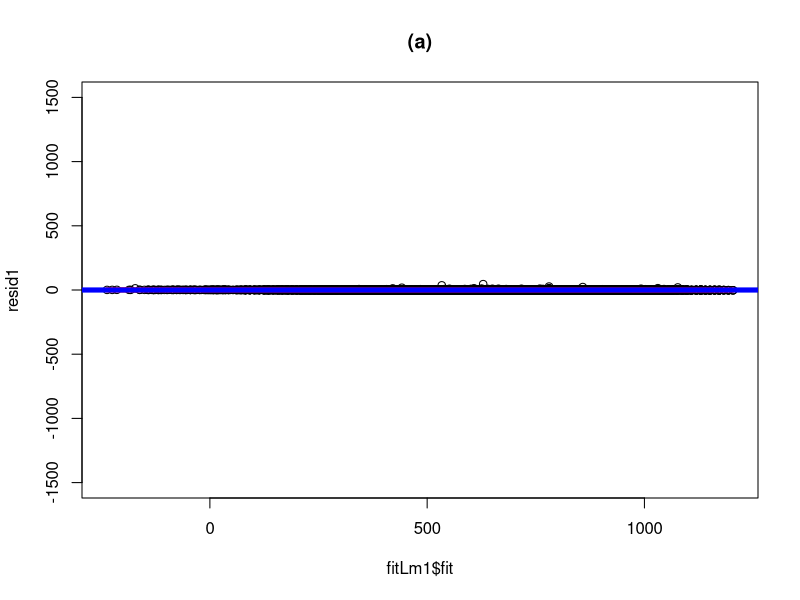
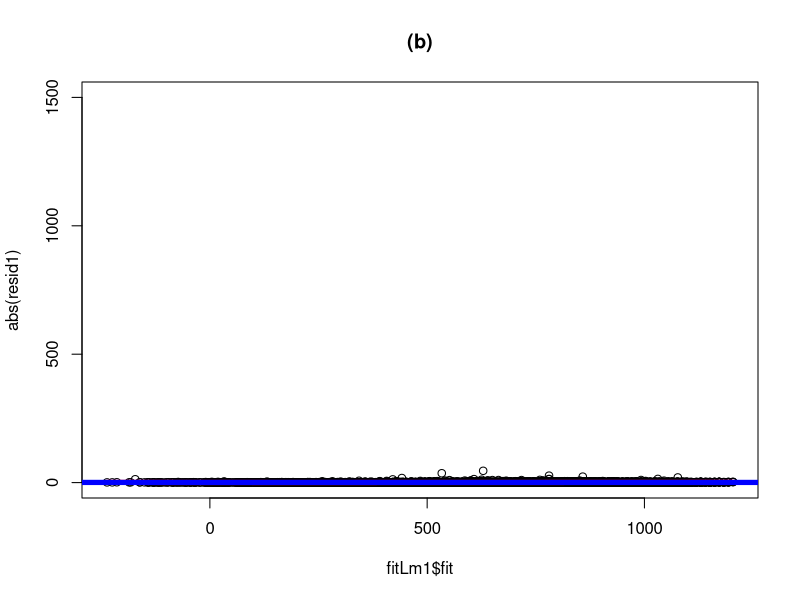
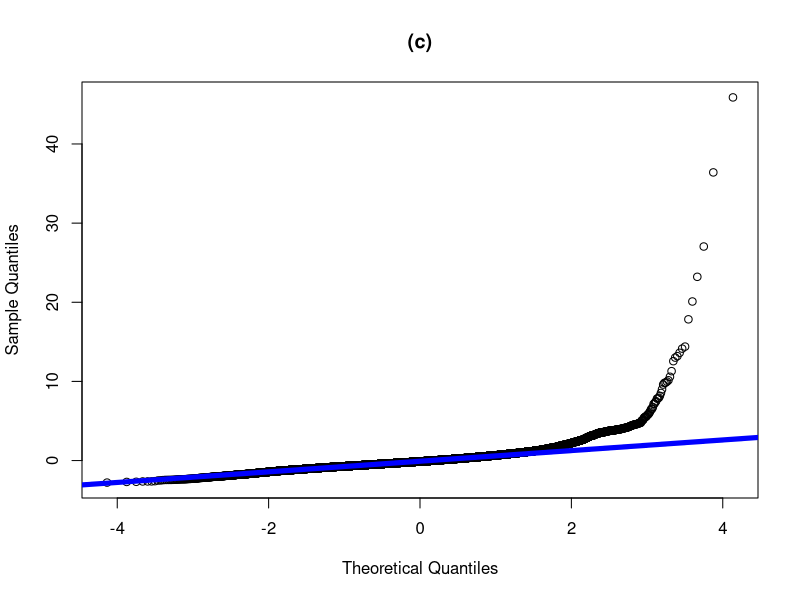
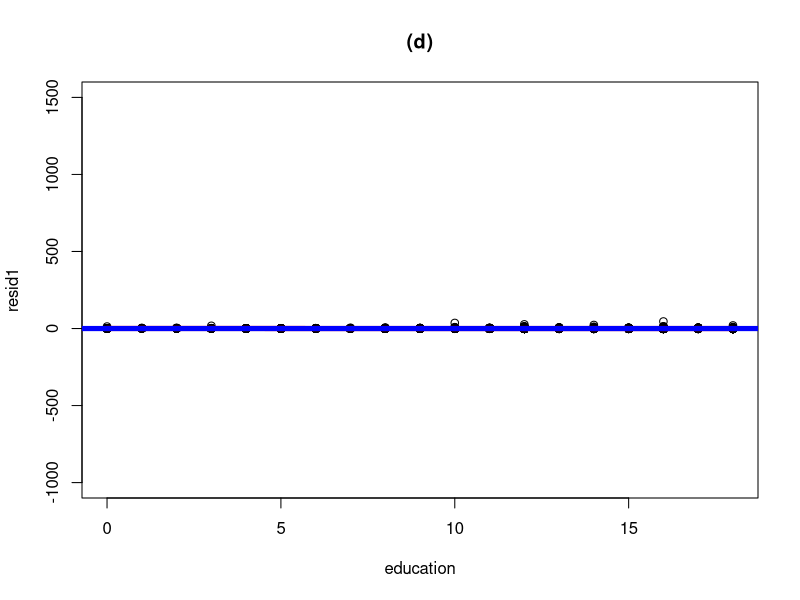
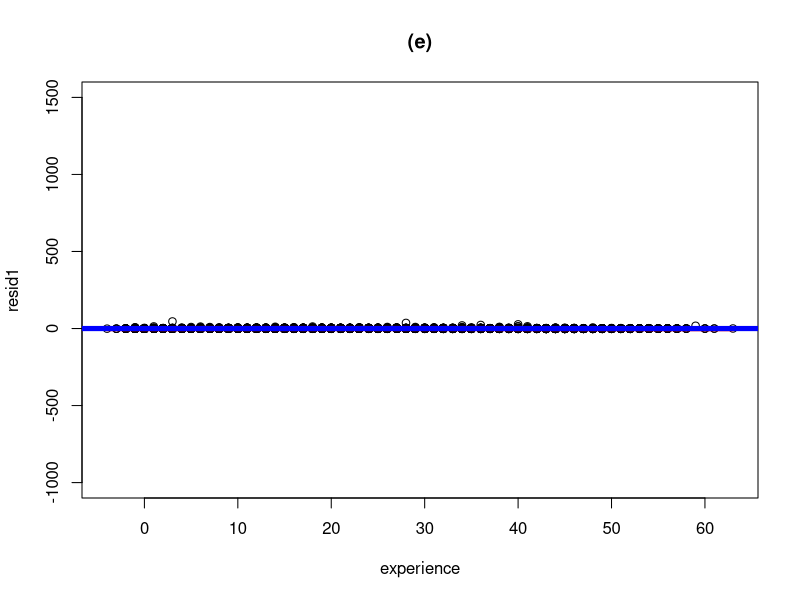
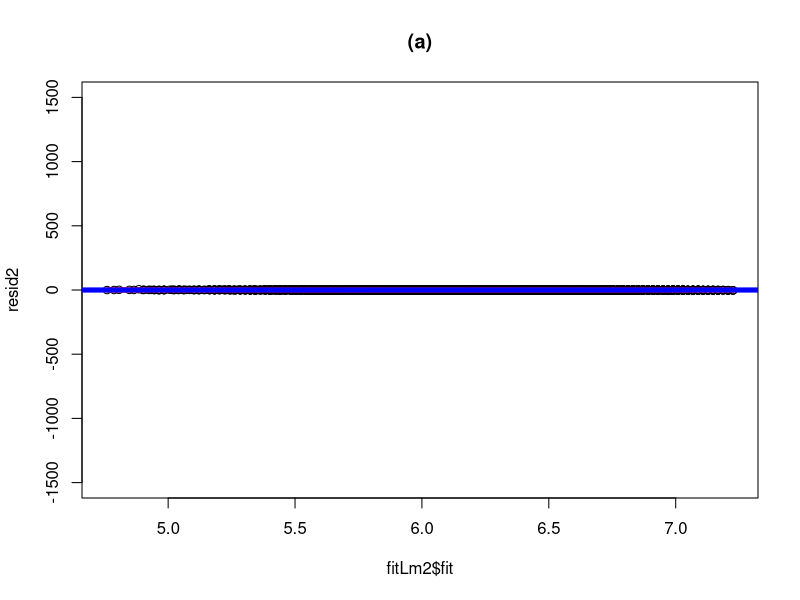
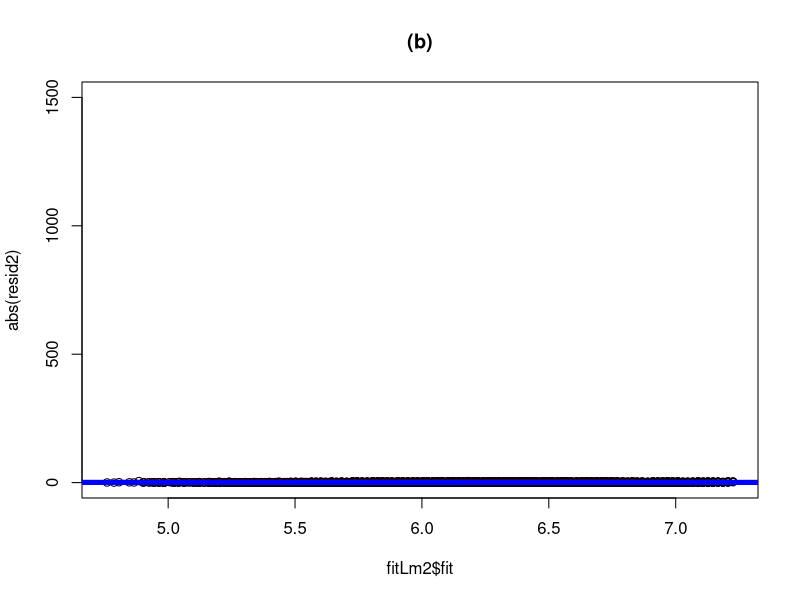
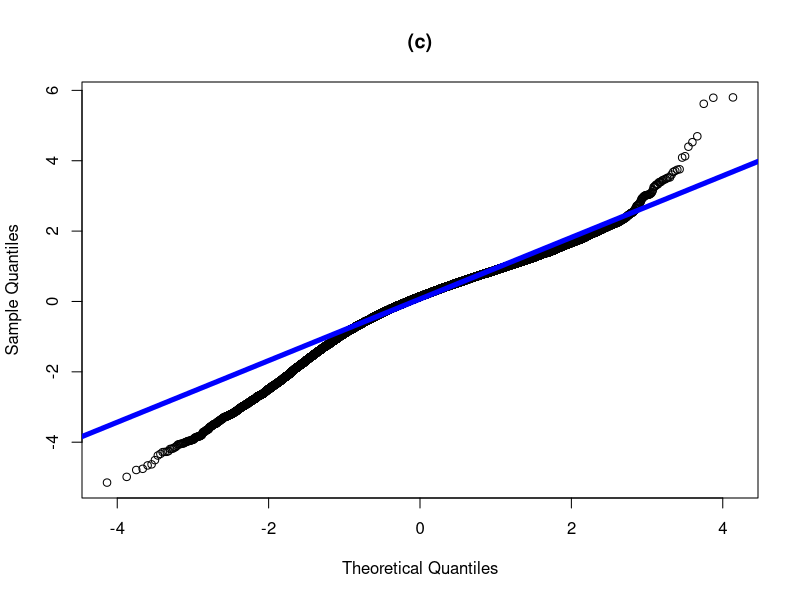

Recreate these plots in R, in order.
setwd(dirname(rstudioapi::getActiveDocumentContext()$path))
rm(list=ls())
library(AER)
data(CPS1988)
attach(CPS1988)
fitLm1 = lm(wage ~ education + experience + ethnicity)

#par(mfrow = c(3, 2))
resid1 = rstudent(fitLm1)
plot(fitLm1$fit, resid1,
     ylim = c(-1500, 1500), main = "(a)")
lines(lowess(fitLm1$fit, resid1, f = 0.2), lwd = 5, col = "red")
abline(h = 0, col = "blue", lwd = 5)
plot(fitLm1$fit, abs(resid1),
     ylim = c(0, 1500), main = "(b)")
lines(lowess(fitLm1$fit, abs(resid1), f = 0.2),
      lwd = 5, col = "red")
abline(h = mean(abs(resid1)), col = "blue", lwd = 5)

qqnorm(resid1, datax = FALSE, main = "(c)")
qqline(resid1, datax = FALSE, lwd = 5, col = "blue")
plot(education, resid1, ylim = c(-1000, 1500), main = "(d)")
lines(lowess(education, resid1), lwd = 5, col = "red")
abline(h = 0, col = "blue", lwd = 5)
plot(experience, resid1, ylim = c(-1000, 1500), main = "(e)")
lines(lowess(experience, resid1), lwd = 5, col = "red")
abline(h = 0, col = "blue", lwd = 5)

#Problem 1: Read the solutions, better explanation than what's written here.
# Plot a is a residual plot of the residuals of the linear regression model
# Plot b is an absolute value residual plot.
# Plot c is a QQplot of the residuals.
# Plot d is a plot of residuals agains education, one of the regressors
# Plot e is a plot of residuals against experience, another regressor.

#If you run the code for the plots one at a time, you see that the blue lines and red lines
# are on top of each other

# The most obvious thing we see is in plot c. As the theoretical quantiles go up,
# The values in the sample quantiles go up even faster. This is a sign of 
# Heavy tailed behavior on the positive end.
# This is a sign of substantial hetereoskedasticity.


#Problem 2
fitLm2 = lm(log(wage) ~ education + experience + ethnicity)

resid2 = rstudent(fitLm2)
plot(fitLm2$fit, resid2,
     ylim = c(-1500, 1500), main = "(a)")
lines(lowess(fitLm2$fit, resid2, f = 0.2), lwd = 5, col = "red")
abline(h = 0, col = "blue", lwd = 5)
plot(fitLm2$fit, abs(resid2),
     ylim = c(0, 1500), main = "(b)")
lines(lowess(fitLm2$fit, abs(resid2), f = 0.2),
      lwd = 5, col = "red")
abline(h = mean(abs(resid2)), col = "blue", lwd = 5)

qqnorm(resid2, datax = FALSE, main = "(c)")
qqline(resid2, datax = FALSE, lwd = 5, col = "blue")
plot(education, resid2, ylim = c(-1000, 1500), main = "(d)")
lines(lowess(education, resid2), lwd = 5, col = "red")
abline(h = 0, col = "blue", lwd = 5)
plot(experience, resid2, ylim = c(-1000, 1500), main = "(e)")
lines(lowess(experience, resid2), lwd = 5, col = "red")
abline(h = 0, col = "blue", lwd = 5)

#We see a much better qqplot

#Problem 3
par(mfrow = c(3, 2))
fitLm3 = lm(log(wage) ~ poly(education, 2) + poly(experience, 2) + ethnicity)
resid3 = rstudent(fitLm3)
plot(fitLm3$fit, resid3,
     ylim = c(-1500, 1500), main = "(a)")
lines(lowess(fitLm3$fit, resid3, f = 0.2), lwd = 5, col = "red")
abline(h = 0, col = "blue", lwd = 5)
plot(fitLm3$fit, abs(resid3),
     ylim = c(0, 1500), main = "(b)")
lines(lowess(fitLm3$fit, abs(resid3), f = 0.2),
      lwd = 5, col = "red")
abline(h = mean(abs(resid3)), col = "blue", lwd = 5)
qqnorm(resid3, datax = FALSE, main = "(c)")
qqline(resid3, datax = FALSE, lwd = 5, col = "blue")
plot(education, resid3, ylim = c(-1000, 1500), main = "(d)")
lines(lowess(education, resid3), lwd = 5, col = "red")
abline(h = 0, col = "blue", lwd = 5)
plot(experience, resid3, ylim = c(-1000, 1500), main = "(e)")
lines(lowess(experience, resid3), lwd = 5, col = "red")
abline(h = 0, col = "blue", lwd = 5)


#Problem 4
#Read solution

#Problem 5
# Read Solution
